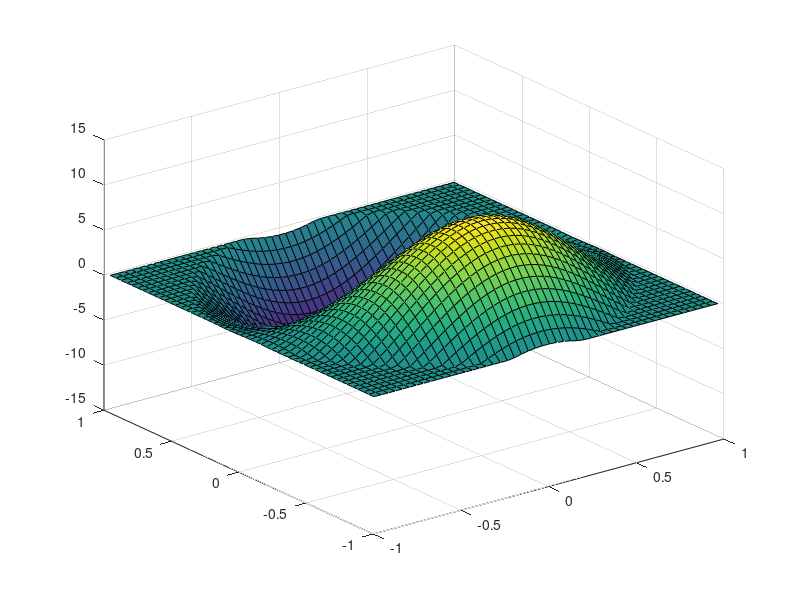

This chart was generated by the following MATLAB code: (Note: this script raises an error after producing the figure.)
clear

% Domain (=[-1,1]^2)
N= 50;
x0 = -1;
x1 =  1;

h = (x1-x0)/N
var = h*h

x = x0+((1:N)-0.5)*h;
y = x;

% Dipole radius (=1).
R = 1;
k = fsolve(@(s) besselj(1,s*R),3.8/R);

% Dipole velocity (=1).
U = 1;
C = - 2*U/k/besselj(0,k*R);

[xa,ya] = meshgrid(x,y);

ra = sqrt(xa.^2+ya.^2);

wa = - C*k^2*(besselj(1,k*ra).*ya./ra).*(ra<=R);

% Clean up pesky problems at the origin.
for k=1:N
    for l=1:N
        if (isnan(wa(k,l)))
                wa(k,l) = 0.0;
        end
    end
end

surf(xa,ya,wa);

w = wa';

w = w(:);
save w.grd w -ASCII